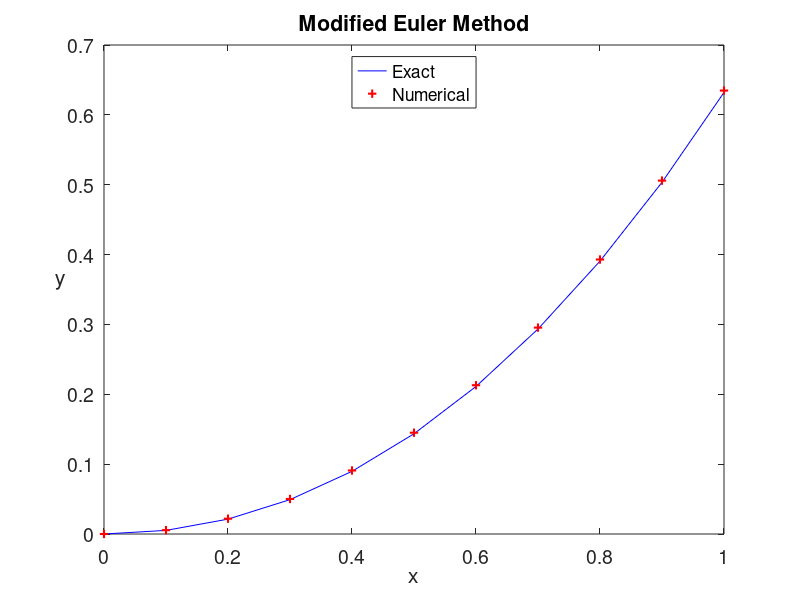

This figure's MATLAB source:
% Euler2.m
% Modified Euler method for the ODE model
% u'=t^2+t-u,  t \in [0,1]
% Initial condition : u(0)=0
% Exact solution : u(t)=-exp(-t)+t^2-t+1.
clear all;  clf
h=0.1;
x=0:h:1;                     % function interval
n=length(x)-1;
u(1)=0;                      % initial value
fun=@(t,u) t.^2+t-u;         % RHS
for i=1:n
    k1=fun(x(i),u(i));
    k2=fun(x(i+1),u(i)+h*k1);
    u(i+1)=u(i)+(h/2)*(k1+k2);
end
ue=-exp(-x)+x.^2-x+1;        % exact solution
plot(x,ue,'b-',x,u,'r+','LineWidth',1.5)
xlabel('x','fontsize', 16), ylabel('y','fontsize',16,'Rotation',0)
legend('Exact','Numerical','location','North')
title('Modified Euler Method','fontsize',14)
set(gca,'fontsize',14)


print -dpng -r600  Euler2.png
